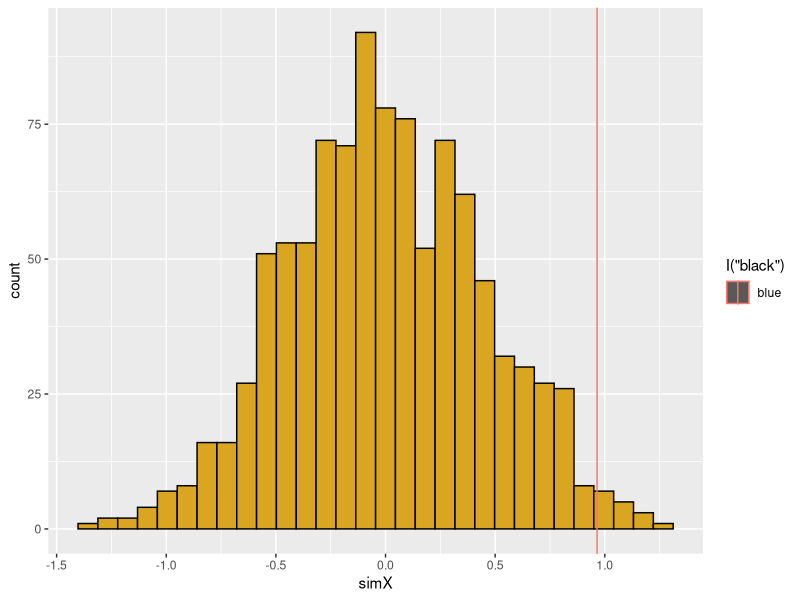

Generate this figure with R:
## ---- chunk 1
library(ggplot2)
library(TeachingDemos)
#char2seed("Cruel April")
## ---- chunk 2

####### ###########################################
# function: readData
# read in (or generate) data set for analysis
# input: file name (or nothing, for this demo)
# output: 3 column data frame of observed data (ID,x,y)
#------------------------------------------------- 
readData <- function(z=NULL) {
                if(is.null(z)){
                  xObs <- 1:20
                  yObs <- xObs + 10*rnorm(20)
                  dF <- data.frame(ID=seq_along(xObs),xObs,yObs)} # set up data frame                 
# print(qplot(x=xObs,y=yObs)) # peek at input data
return(dF)
}
## ---- chunk 3

##################################################
# function: getMetric
# calculate metric for randomization test
# input: 2-column data frame for regression
# output: regression slope
#------------------------------------------------- 
getMetric <- function(z=NULL) {
                if(is.null(z)){
                  xObs <- 1:20
                  yObs <-  xObs + 10*rnorm(20)
                  z <- data.frame(ID=seq_along(xObs),xObs,yObs)} # set up data frame                 
. <- lm(z[,3]~z[,2])
. <- summary(.)
. <- .$coefficients[2,1]

slope <- .
return(slope)
}
## ---- chunk 4

##################################################
# function: shuffleData
# randomize data for regression analysis
# input: 3-column data frame (ID,xVar,yVar)
# output: 3-column data frame (ID,xVar,yVar)
#------------------------------------------------- 
shuffleData <- function(z=NULL) {
                if(is.null(z)){
                  xObs <- 1:20
                  yObs <- xObs + 3*rnorm(20)
                  z <- data.frame(ID=seq_along(xObs),xObs,yObs)} # set up data frame                 
z[,3] <- sample(z[,3]) # use sample function with defaults to reshuffle column

return(z)
}
## ---- chunk 5
##################################################
# function: getPVal
# calculate p value from simulation
# input: list of observed metric, and vector of simulated metrics
# output: lower, upper tail probability values
#------------------------------------------------- 
getPVal <- function(z=NULL) {
                    if(is.null(z)){
                      z <- list(xObs=runif(1),xSim=runif(1000))}
                      pLower <- mean(z[[2]]<=z[[1]])
                      pUpper <- mean(z[[2]]>=z[[1]])
return(c(pL=pLower,pU=pUpper))
                    }
## ---- chunk 6
##################################################
# function: plotRanTest
# create ggplot of histogram of simulated values
# input: list of observed metric and vector of simulated metrics
# output: saved ggplot graph
#------------------------------------------------- 
plotRanTest <- function(z=NULL) {
                if(is.null(z)){
                  z <- list(rnorm(1),rnorm(1000)) }
dF <- data.frame(ID=seq_along(z[[2]]),simX=z[[2]])
p1 <- ggplot(data=dF,mapping=aes(x=simX))
p1 + geom_histogram(mapping=aes(fill=I("goldenrod"),color=I("black"))) +
geom_vline(aes(xintercept=z[[1]],col="blue")) 

                  }
## ---- chunk 7
nSim <- 1000
Xsim <- rep(NA,nSim)
dF <- readData()
Xobs <- getMetric(dF)

for (i in seq_len(nSim)) {
Xsim[i] <- getMetric(shuffleData(dF))
}

slopes <- list(Xobs,Xsim)
getPVal(slopes)
plotRanTest(slopes)
